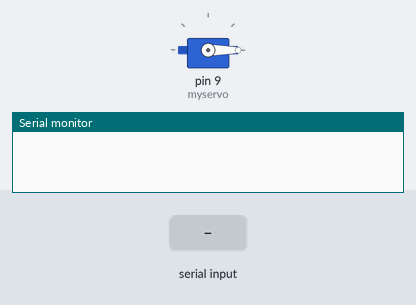
The sketch below on a simulated Arduino Uno, built with avr-gcc and run on an emulated ATmega328P. On the bench: servo, the last lines printed to the serial monitor. The test bench sets the inputs (shaded band).

Above: at 1.2 s.
1.3 s: byte 30 received over Serial
At 2.65 s:
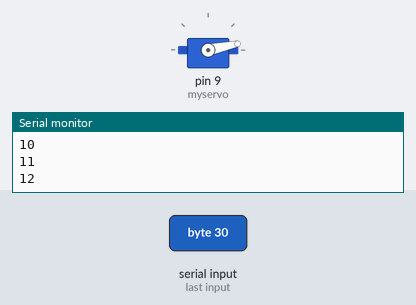
At 4.5 s:
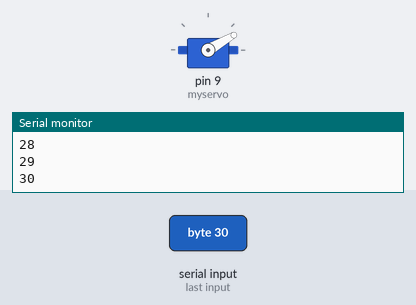
Timing chart, 0 to 9.0 s (numbered marks = the images above; inputs shaded):
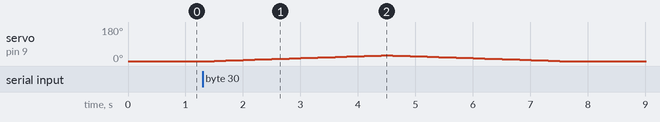

Measured:
- after the input at 1.3 s, servo on pin 9 (myservo): rises from 0° to 30° in 2.9 s, then falls to 0° in 3.1 s

The sketch:

serial_Servo.ino
```cpp
#include"Servo.h"
Servo myservo;
float data;
void setup() {
  // put your setup code here, to run once:
Serial.begin(9600);
myservo.attach(9);
}

void loop() {
  // put your main code here, to run repeatedly:
  myservo.write(0);
  int i;

  if(Serial.available() > 0){
    data = Serial.read();
    Serial.print(data);
    delay(100);
    for(i=0;i<=data;i++){
      Serial.println(i);
      myservo.write(i);
      delay(100);
    }
    for(i=data;i>=0;i--){
      Serial.println(i);
      myservo.write(i);
      delay(100);
    }
  }
}
```
